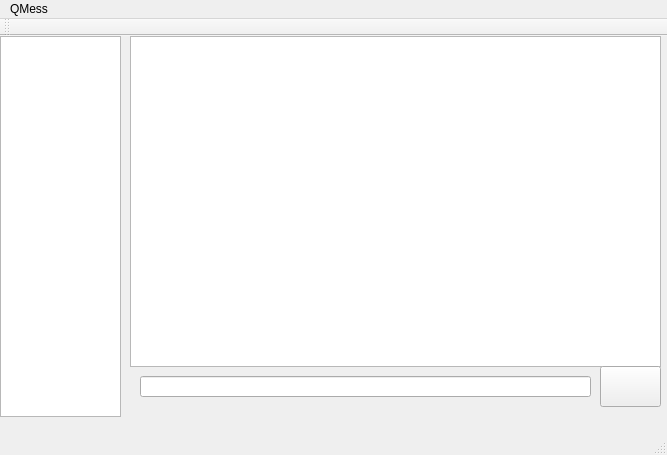
<?xml version="1.0" encoding="UTF-8"?>
<ui version="4.0">
 <class>ChatWindow</class>
 <widget class="QMainWindow" name="ChatWindow">
  <property name="geometry">
   <rect>
    <x>0</x>
    <y>0</y>
    <width>667</width>
    <height>455</height>
   </rect>
  </property>
  <property name="windowTitle">
   <string>ChatWindow</string>
  </property>
  <widget class="QWidget" name="centralWidget">
   <widget class="QListWidget" name="usersListWigdet">
    <property name="geometry">
     <rect>
      <x>0</x>
      <y>0</y>
      <width>121</width>
      <height>381</height>
     </rect>
    </property>
   </widget>
   <widget class="QTextBrowser" name="mainTextBody">
    <property name="geometry">
     <rect>
      <x>130</x>
      <y>0</y>
      <width>531</width>
      <height>331</height>
     </rect>
    </property>
   </widget>
   <widget class="QLineEdit" name="inputTextbox">
    <property name="geometry">
     <rect>
      <x>140</x>
      <y>340</y>
      <width>451</width>
      <height>21</height>
     </rect>
    </property>
   </widget>
   <widget class="QPushButton" name="sendButton">
    <property name="geometry">
     <rect>
      <x>600</x>
      <y>330</y>
      <width>61</width>
      <height>41</height>
     </rect>
    </property>
    <property name="styleSheet">
     <string notr="true">#sendButton:hover
{
        background: RGB(93, 188, 210);
}</string>
    </property>
    <property name="text">
     <string/>
    </property>
   </widget>
  </widget>
  <widget class="QMenuBar" name="menuBar">
   <property name="geometry">
    <rect>
     <x>0</x>
     <y>0</y>
     <width>667</width>
     <height>26</height>
    </rect>
   </property>
   <widget class="QMenu" name="menuQMess">
    <property name="title">
     <string>QMess</string>
    </property>
   </widget>
   <addaction name="menuQMess"/>
  </widget>
  <widget class="QToolBar" name="mainToolBar">
   <attribute name="toolBarArea">
    <enum>TopToolBarArea</enum>
   </attribute>
   <attribute name="toolBarBreak">
    <bool>false</bool>
   </attribute>
  </widget>
  <widget class="QStatusBar" name="statusBar"/>
 </widget>
 <layoutdefault spacing="6" margin="11"/>
 <resources/>
 <connections/>
</ui>
